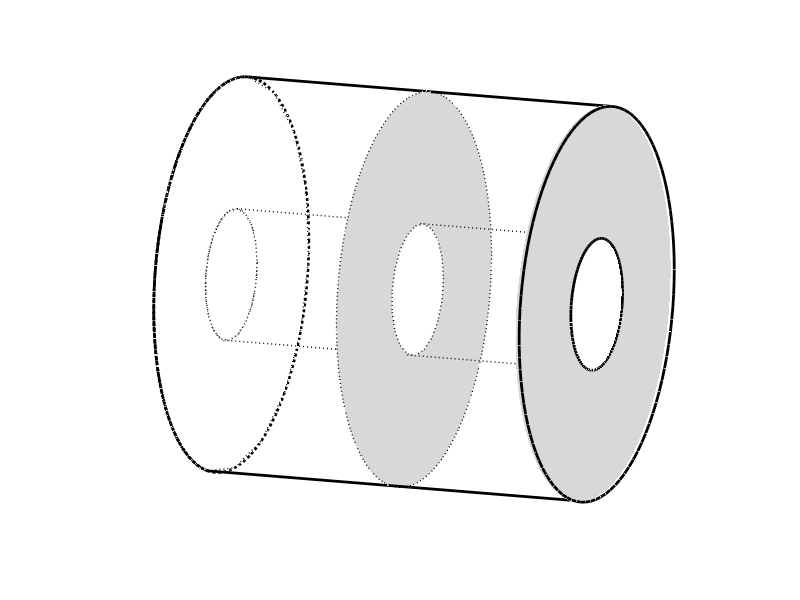
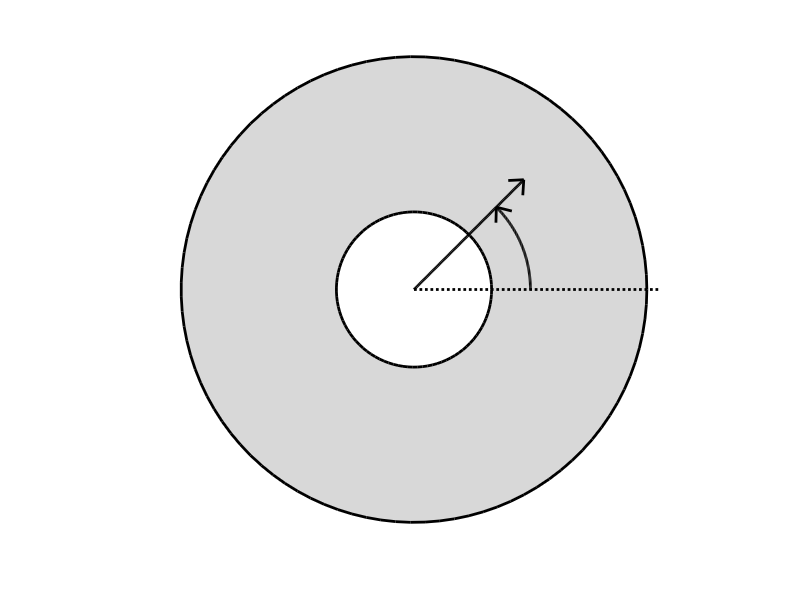

Recreate these plots in MATLAB, in order.
clc, close all

LW = 'LineWidth';
MFC = 'MarkerFaceColor';

grey = .7*[1 1 1];
h = plot(NaN);
blue = get(h, 'color');

lw1 = 1;
lw2 = 2;

r1 = 1;
r2 = 3;

t = linspace(0, 2*pi);
x = linspace(0, 1, 2);

t = linspace(0, 2*pi);
fill3(.5+0*t, r2*cos(t), r2*sin(t), grey, ...
    'facealpha', .5,'linestyle', ':', LW, lw1); hold on
t = linspace(0, 2*pi, 20);
fill3(.51+0*t, r1*cos(t), r1*sin(t), 'w', 'linestyle', ':', LW, lw1); hold on

t = linspace(0, 2*pi);
fill3(0*t, r2*cos(t), r2*sin(t), 'w', ...
    'facealpha', .5,'linestyle', ':', 'LineWidth', 2); hold on
t = linspace(0, 2*pi, 20);
fill3(0*t, r1*cos(t), r1*sin(t), 'w', 'linestyle', ':', LW, lw1); hold on

t = linspace(0, 2*pi);
fill3(.99+0*t, r2*cos(t), r2*sin(t), grey, ...
    'facealpha', .5, 'edgealpha', 0); hold on
t = linspace(0, 2*pi);
fill3(1+0*t, r1*cos(t), r1*sin(t), 'w', 'edgealpha', 0); hold on

t = linspace(0, 2*pi);
plot3(0*t, r1*cos(t), r1*sin(t), ':k', LW, lw1); hold on
plot3(1+0*t, r1*cos(t), r1*sin(t), 'k', LW, lw2);
plot3(1+0*t, r2*cos(t), r2*sin(t), 'k', LW, lw2);
t1 = 1.35;
plot3(x, r1*cos(t1)+0*x, r1*sin(t1)+0*x, ':k', LW, lw1)
plot3(x, r2*cos(t1)+0*x, r2*sin(t1)+0*x, 'k', LW, lw2)
t2 = 4.4;
plot3(x, r1*cos(t2)+0*x, r1*sin(t2)+0*x, ':k', LW, lw1)
plot3(x, r2*cos(t2)+0*x, r2*sin(t2)+0*x, 'k', LW, lw2)
t = linspace(t1, t2);
plot3(0*t, r2*cos(t), r2*sin(t), '-k', LW, lw2);
t = linspace(t2-2*pi,t1, 10);
plot3(0*t, r2*cos(t), r2*sin(t), ':k', LW, lw1);

set(gca, 'view', [25, 18])
view([23, 11])
axis off equal square
xlim([0 1])
ylim([-3 3])
zlim([-3 3])

% print -depsc2 cyl.eps

%%

figure(2)
cla, clc
t = linspace(0, 2*pi);
fill(r2*cos(t), r2*sin(t), grey, 'facealpha', .5, 'LineWidth', 2); hold on
fill(r1*cos(t), r1*sin(t), 'w', 'facealpha', 1, 'LineWidth', 2);
view([0, 90])
rr = linspace(0, 1);
plot(3.5*rr, 0*rr, ':k', LW, 2), hold on
t = pi/4;
plot(2*rr.*cos(t), 2*rr.*sin(t), '-k', LW, 2)
tt = linspace(0, t);
plot(1.5*cos(tt), 1.5*sin(tt), '-k', LW, 2);
z = 1.5*[cos(t), sin(t)];
plot(z(1)+[-.005 0 .2], z(2) + [-.2 0 -.05], '-k', LW, 2);
z = 2*[cos(t), sin(t)];
plot(z(1)+[-.0125 0 -.2], z(2) + [-.2 0 -.01], '-k', LW, 2);
axis equal square off
axis(1.05*[-3 3 -3 3])

% print -depsc2 cyl2.eps